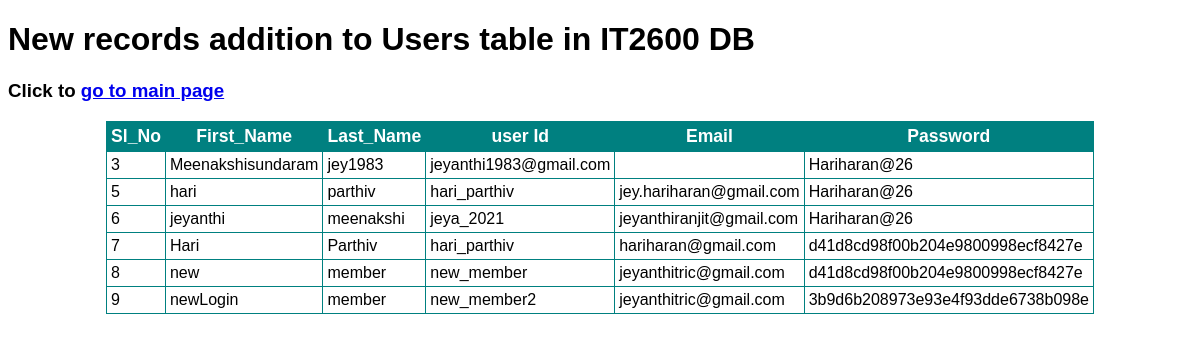
The page /Signup-submit.php on the database its author committed.
### tables this page shows
CREATE TABLE `users` (
  `id` int(10) UNSIGNED NOT NULL,
  `first_name` varchar(255) NOT NULL,
  `Last_Name` varchar(255) NOT NULL,
  `user_id` varchar(55) NOT NULL,
  `email` varchar(255) NOT NULL,
  `password` varchar(255) NOT NULL
);

### Signup-submit.php (the view, shortened to what this page needs)
<!DOCTYPE html>
<html>
<head>
    <link rel="stylesheet" href="https://cdnjs.cloudflare.com/ajax/libs/font-awesome/6.0.0-beta2/css/all.min.css"
 />
<link rel="stylesheet" href="//code.jquery.com/ui/1.13.0/themes/base/jquery-ui.css">
</head>
<h1>New records addition to Users table in IT2600 DB</h1>
				<?php
$servername = "localhost";
$username = "root";
$password = "Hariharan@26";
$dbname = "it2600";
$conn = mysqli_connect($servername, $username, $password, $dbname);
	?><script>
<table>
<tr><th>Sl_No</th><th>First_Name</th><th>Last_Name</th><th>user Id</th><th>Email</th><th>Password</th></tr>
<?php
$sql = "SELECT * FROM users ";
		$result = mysqli_query($conn, $sql);
if (mysqli_num_rows($result) > 0) {
  while($row = mysqli_fetch_assoc($result)) {
    echo "<tr><td>" . $row["id"]. "</td><td>" . $row["first_name"]. "</td><td>" . $row["Last_Name"] . "</td><td>" . $row["user_id"] . "</td><td>".$row["email"]. "</td><td>" . $row["password"]. "</td></tr>";
  }
} else {
  echo "0 results";
}
?>
<h3>Click to <a href="./index.html" class="logout-button">go to main page</a></h3>

### Signup-submit.php (style rules this page uses)
* { font-family: Arial, Helvetica, sans-serif; }
table { max-width: 900px; margin-left: auto; margin-right: auto; border-collapse: collapse; }
td, th { border: 1px solid teal; padding: 4px; }
th { background-color: teal; color: white; font-size: 1.1em; font-weight: bold; }

### rows shown on the page
users: id "3", first_name "Meenakshisundaram", Last_Name "jey1983", user "jeyanthi1983@gmail.com", password "Hariharan@26"
users: id "5", first_name "hari", Last_Name "parthiv", user "hari_parthiv", email "jey.hariharan@gmail.com", password "Hariharan@26"
users: id "6", first_name "jeyanthi", Last_Name "meenakshi", user "jeya_2021", email "jeyanthiranjit@gmail.com", password "Hariharan@26"
users: id "7", first_name "Hari", Last_Name "Parthiv", user "hari_parthiv", email "hariharan@gmail.com", password "d41d8cd98f00b204e9800998ecf8427e"
users: id "8", first_name "new", Last_Name "member", user "new_member", email "jeyanthitric@gmail.com", password "d41d8cd98f00b204e9800998ecf8427e"
users: id "9", first_name "newLogin", Last_Name "member", user "new_member2", email "jeyanthitric@gmail.com", password "3b9d6b208973e93e4f93dde6738b098e"
